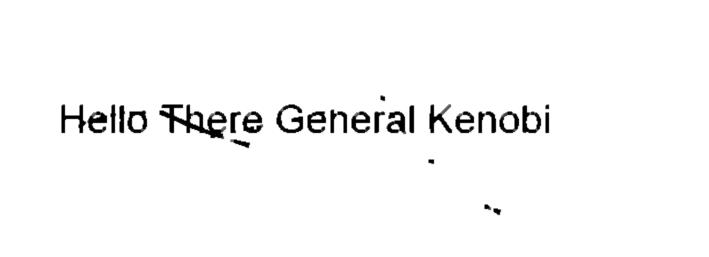
#> input picture semo.jpg, 709 x 257 px
$ python -i Tessaract.py   (imports and definitions only)
#> lines starting #> are read from the running program, lines starting #| are printed output that depends on the picture; after the words box and inside, x2 and y2 are one past the last pixel; in counts of white or black regions, pixels touching at a corner belong together
#> further down, picture is the input picture: shape (257, 709, 3); min 0, max 255, mean 248.1
### Trial verison of tessaract
### first pip install tessaract
### download tessaract.exe from https://github.com/tesseract-ocr/tesseract/wiki
### pip install opencv-python
from PIL import Image
import pytesseract
import numpy as np
import cv2
import sys
from io import BytesIO
from PIL import Image

def refine(image: Image):
    def restructure(res):
        return np.ones(res, np.uint8)
    i_arr = np.asarray(image)
    _, threshold = cv2.threshold(i_arr, 200, 255, cv2.THRESH_BINARY)
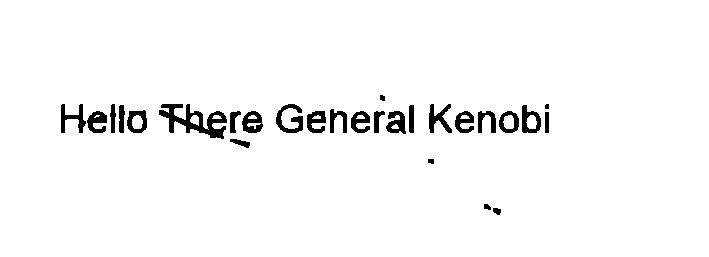
#> threshold: shape (257, 709, 3); 96.8% white; 27 black regions (1 under 20 px), largest, box (x1, y1, x2, y2) and area: (159, 104, 227, 139) 989, (276, 104, 303, 133) 363, (429, 104, 452, 133) 320
    inv = cv2.bitwise_not(threshold)
    m_Large = cv2.resize(inv, (0,0), fx=2, fy=2)
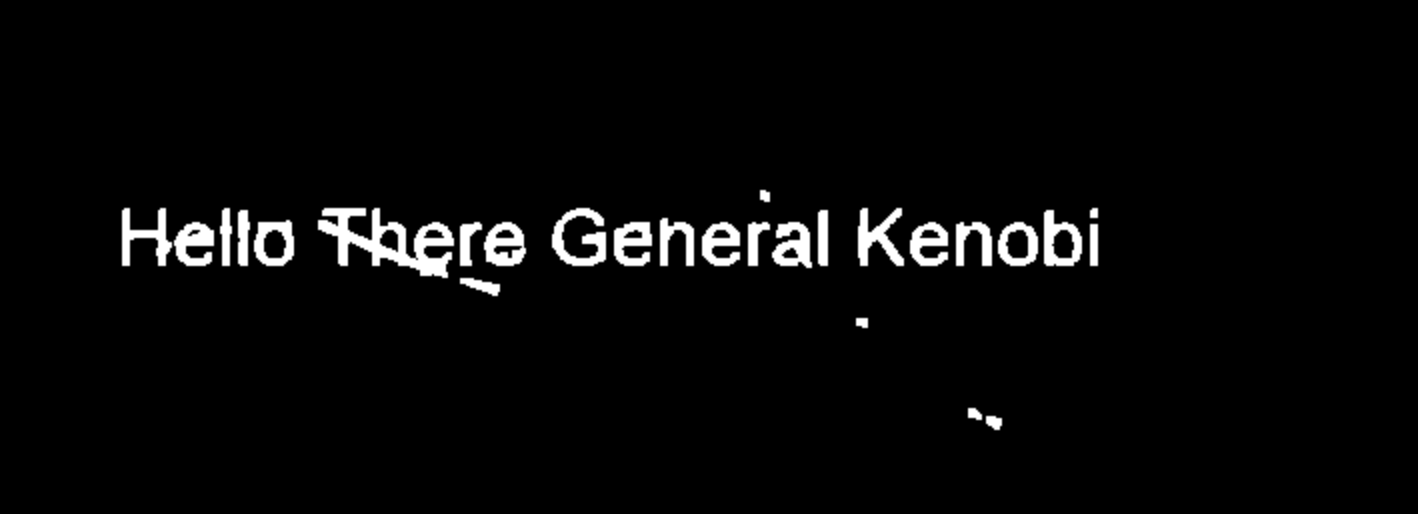
#> m_Large: shape (514, 1418, 3); min 0, max 255, mean 8.2
    p_1 = cv2.erode(m_Large, restructure([3,3]), iterations=2)
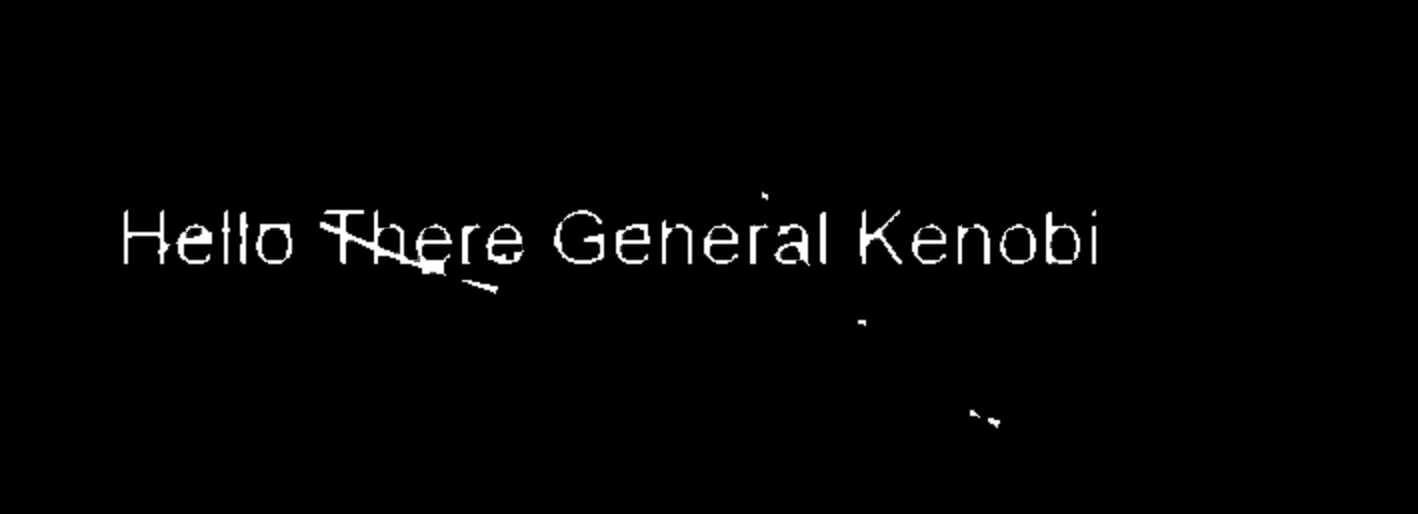
#> p_1: shape (514, 1418, 3); min 0, max 255, mean 4
    p_2 = cv2.dilate(p_1, restructure([2,2]), iterations=1)
    smolagn = cv2.resize(p_2,(0,0),fx = 0.5, fy =0.5)
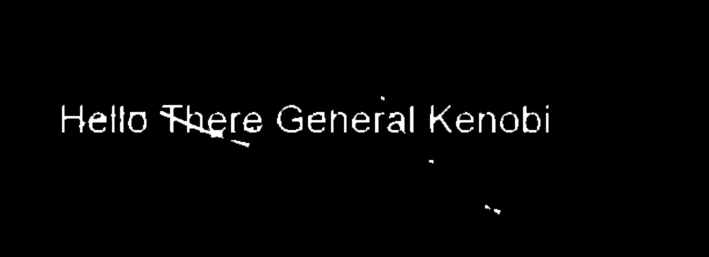
#> smolagn: shape (257, 709, 3); min 0, max 255, mean 5
    return Image.fromarray(smolagn)

# [1 line not run here, left out]
pytesseract.pytesseract.tesseract_cmd = r'C:\Program Files (x86)\Tesseract-OCR\tesseract'
# [1 line not run here, left out]
# [1 line that did not run here, left out]
# [4 lines that did not run here, left out]

# [2 lines not run here, left out]

>>> import cv2
>>> picture = cv2.imread('semo.jpg')
>>> result = refine(picture)
